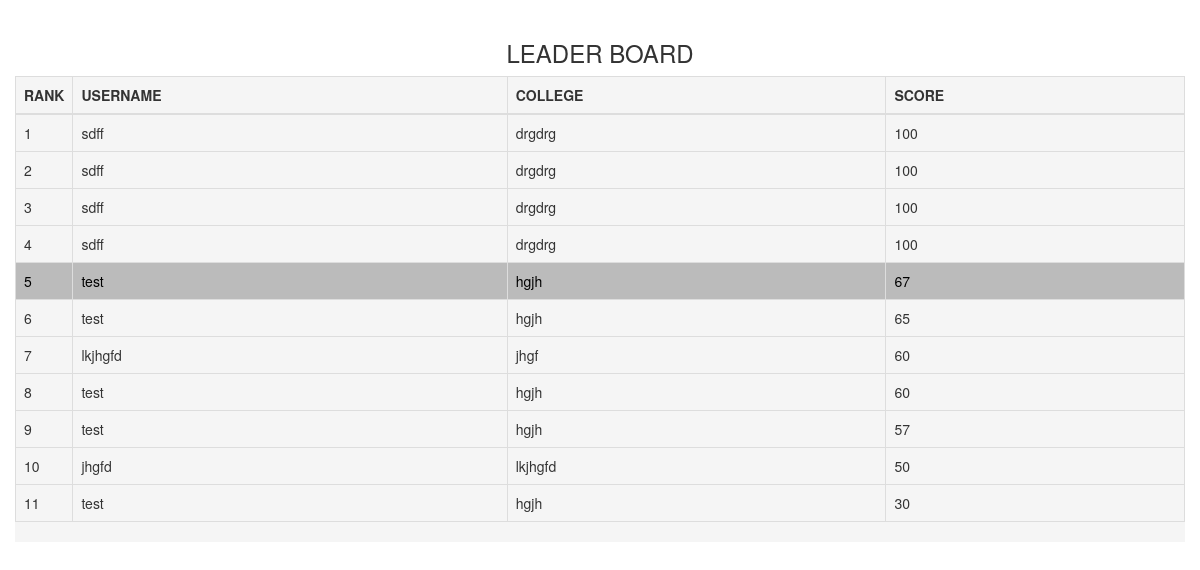
The app's page /comp/leaderboard/11/, older data.
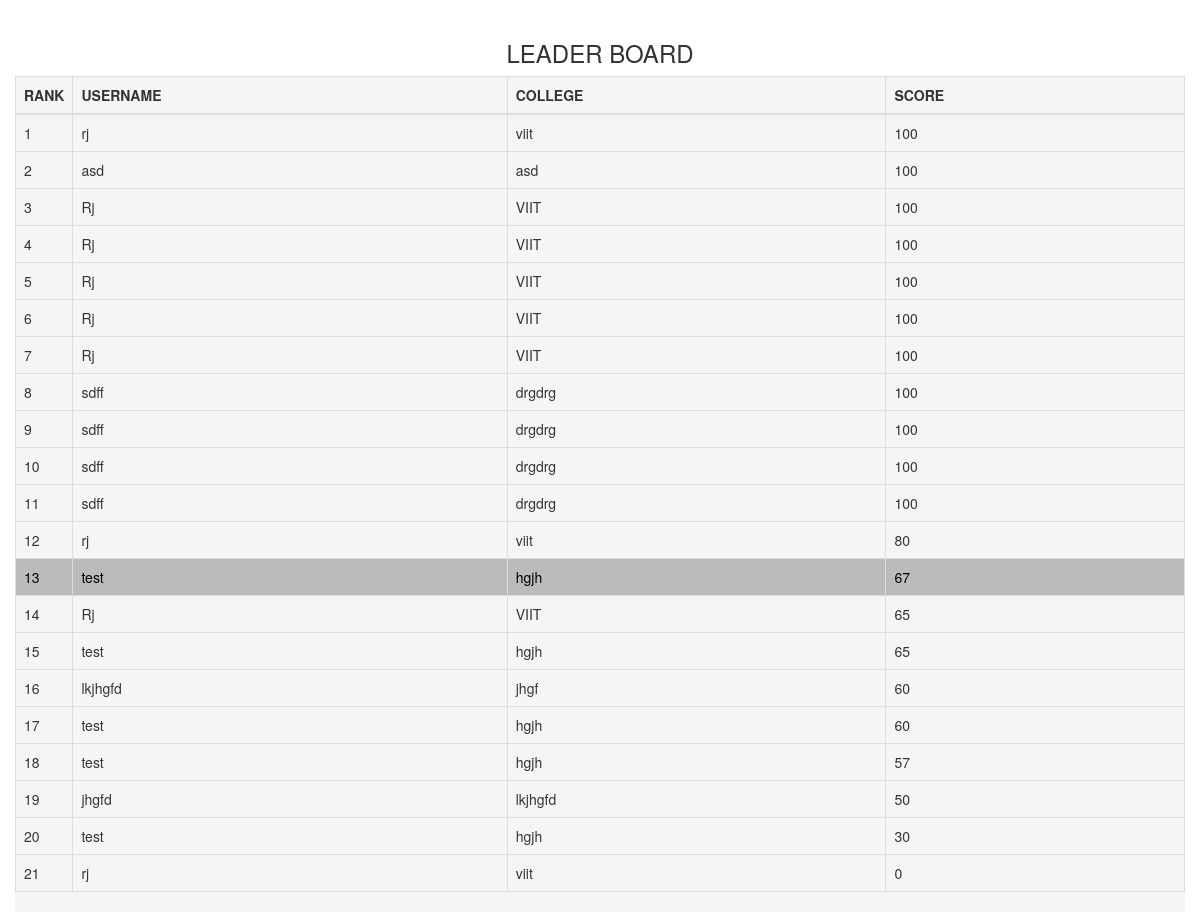
The same page, newer data.
### round2/models.py (models this page shows, shortened)
class User(models.Model):
    login_name = models.CharField(max_length=100)
    phone_number1 = models.IntegerField()
    phone_number2 = models.IntegerField()
    college_name1 = models.CharField(max_length=100)
    college_name2 = models.CharField(max_length=100)
    user_name1 = models.CharField(max_length=100)
    user_name2 = models.CharField(max_length=100)
    email1 = models.CharField(max_length=100)
    email2 = models.CharField(max_length=100)
    total_score = models.IntegerField(default=0)
    end_time = models.IntegerField(default=0)
    money = models.IntegerField(default=100)
    easy_counter = models.IntegerField(default=0)

### round2/views.py (the view)
# urls.py: url(r'^leaderboard/(?P<user_id>[0-9]+)/$', views.leaderboard, name='leaderboard'),
def leaderboard(request, user_id):
    current_user = User.objects.get(pk=user_id)
    all_user = list(User.objects.all().order_by('money'))
    all_user.reverse()
    if request.POST.get("finish"):
        return render(request, 'round2/leaderboard_new.html',
                      {'user_id': int(user_id), 'all_user': all_user, 'leaderboard_clicked': False})
    elif request.POST.get("leader"):
        return render(request, 'round2/leaderboard_new.html',
                      {'user_id': int(user_id), 'all_user': all_user, 'leaderboard_clicked': True, 'one': 5, 'two': 5,
                       'three': 10, 'four': 10, 'five': 20})
    else:
        return render(request, 'round2/leaderboard_new.html',
                      {'user_id': int(user_id), 'all_user': all_user, 'leaderboard_clicked': False})

### round2/templates/round2/leaderboard_new.html (shortened to what this page needs)
<!DOCTYPE html>
<html lang="en">
<head>
    <link rel="stylesheet" href="https://maxcdn.bootstrapcdn.com/bootstrap/3.3.7/css/bootstrap.min.css">
    <link rel="stylesheet"
          href="http://ajax.googleapis.com/ajax/libs/jqueryui/1.12.1/themes/smoothness/jquery-ui.min.css">
    <link rel="stylesheet" href="https://maxcdn.bootstrapcdn.com/bootstrap/3.3.7/css/bootstrap.min.css">
</head>
<body>
<br>
<div class="container">
    <div class="row">
        <div STYLE="text-align: center; font-weight: bolder" class="col-md-4 col-md-offset-4">
            <H3>LEADER BOARD</H3>
        </div>
    </div>
    <div class="row leader">
        <div class="table-responsive">
            <table class="table table-bordered white">
                <thead class="thead-inverse">
                <tr>
                    <th style="width:4%">RANK</th>
                    <th>USERNAME</th>
                    <th>COLLEGE</th>
                    <th>SCORE</th>
                </tr>
                </thead>
                <tbody id="table_body">
                {% for user in all_user %}
                    {% ifequal user_id user.pk %}
                        <tr bgcolor="#BBBBBB" style="color:#000000">
                            {% else %}
                        <tr>
                    {% endifequal %}
                <td>{{ forloop.counter }}</td>
                <td>{{ user.login_name }}</td>
                <td>{{ user.college_name1 }}</td>
                <td>{{ user.money }}</td>
                </tr>
                {% endfor %}
                </tbody>
            </table>
        </div>
    </div>
</div>
</body>
</html>

Row changes from the older to the newer data that the page shows:
added User: login_name "rj", college_name1 "viit", money "100"
added User: login_name "asd", college_name1 "asd", money "100"
added User: login_name "Rj", college_name1 "VIIT", money "100"
added User: login_name "Rj", college_name1 "VIIT", money "100"
added User: login_name "Rj", college_name1 "VIIT", money "100"
added User: login_name "Rj", college_name1 "VIIT", money "100"
added User: login_name "Rj", college_name1 "VIIT", money "100"
added User: login_name "rj", college_name1 "viit", money "80"
added User: login_name "Rj", college_name1 "VIIT", money "65"
added User: login_name "rj", college_name1 "viit", money "0"
